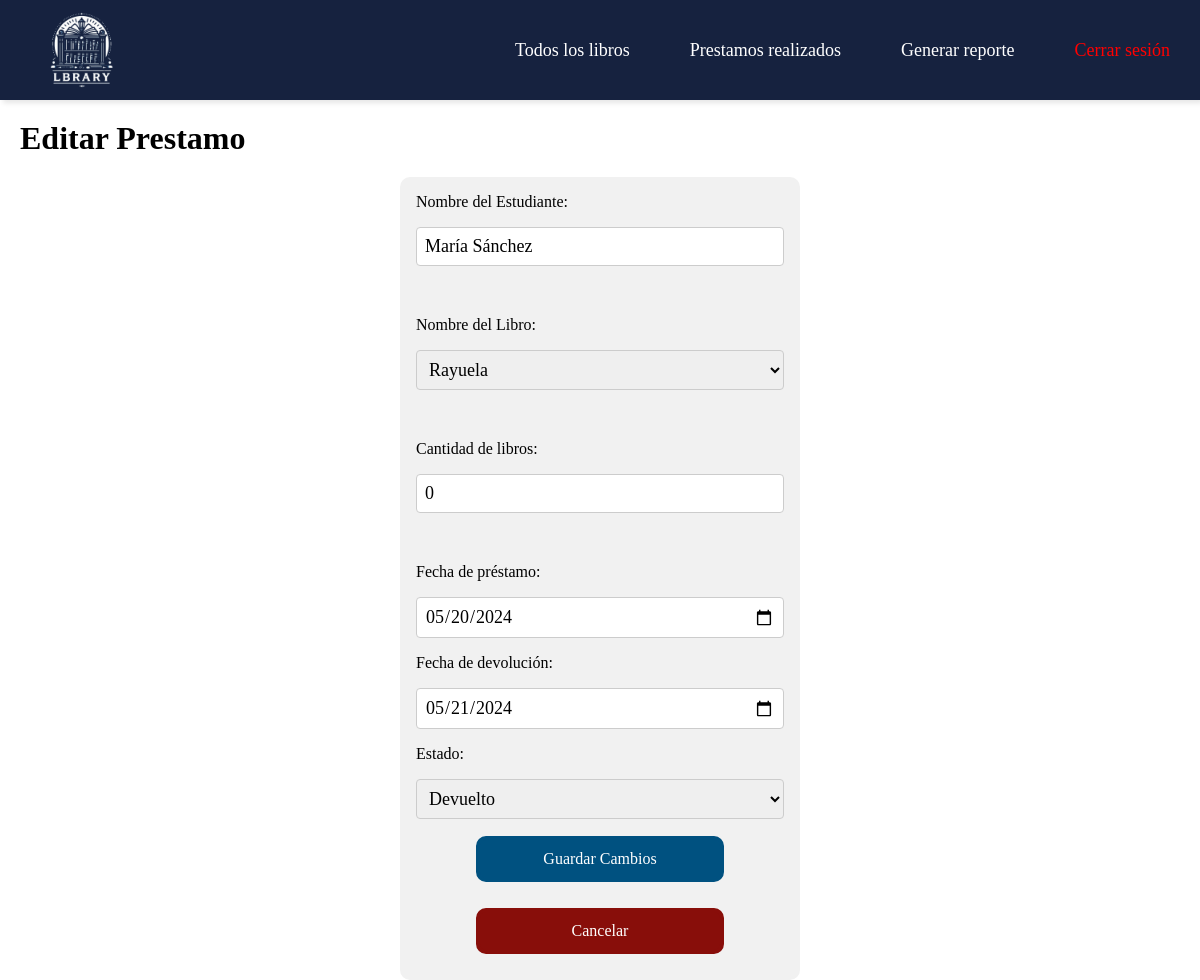
The app's page /paginas/editarPrestamo/3 (signed in) with its own data.
### tables this page shows
CREATE TABLE `prestamos` (
  `id` int(11) NOT NULL,
  `estudiante` varchar(50) NOT NULL,
  `libro` varchar(50) NOT NULL,
  `cantidad` int(11) NOT NULL,
  `fechaPrestamo` date NOT NULL,
  `fechaDevolucion` date NOT NULL,
  `estado` varchar(255) NOT NULL
);

### app/core/Core.php (called while the page is built, shortened)
<?php
    class Core{
        protected $metodoActual = 'index';
        public function __construct(){
            $url = $this->getUrl();
            if (!empty($url) && file_exists('../app/controladores/' . ucwords($url[0]) . '.php')){
                unset($url[0]);
            }
            $this->controladorActual = new $this->controladorActual;
            if (isset($url[1])){
                if (method_exists($this->controladorActual, $url[1])) {
                    $this->metodoActual = $url[1];
                    unset($url[1]);
                }
            }
            $this->parametros = $url ? array_values($url) : [];
            call_user_func_array([$this->controladorActual, $this->metodoActual], $this->parametros);
        }
        public function getUrl(){
            if (isset($_GET['url'])){
                $url = rtrim($_GET['url'], '/');
                $url = filter_var($url, FILTER_SANITIZE_URL);
                $url = explode('/', $url);
                return $url;
            }
        }
    }
?>

### public/index.php (called while the page is built, shortened)
<?php
    $iniciar = new Core;
?>

### app/core/Database.php (called while the page is built, shortened)
<?php
    class Database{
        private $host = DB_HOST;
        private $user = DB_USER;
        private $password = DB_PASSWORD;
        private $namebd = DB_NAME;
        private $dbh;
        private $stmt;
        public function __construct(){
            $dsn = 'mysql:host=' . $this->host . ';dbname=' . $this->namebd;
            $options = array(
                PDO::ATTR_PERSISTENT => true,
                PDO::ATTR_ERRMODE => PDO::ERRMODE_EXCEPTION
            );
            try {
                $this->dbh = new PDO($dsn, $this->user, $this->password, $options);
                $this->dbh->exec('set names utf8');
            } catch (PDOException $e) {
                $this->error = $e->getMessage();
            }
        }
        public function query($sql){
            $this->stmt = $this->dbh->prepare($sql);
        }
        public function bind($parametro, $valor, $tipo = null){
            if (is_null($tipo)){
                switch (true) {
                    default:
                        $tipo = PDO::PARAM_STR;
                    break;
                }
            }
            $this->stmt->bindValue($parametro, $valor, $tipo);
        }
        public function execute(){
            return $this->stmt->execute();
        }
        public function registros(){
            $this->execute();
            return $this->stmt->fetchAll(PDO::FETCH_OBJ);
        }
    }
?>

### app/modelos/Prestamo.php (called while the page is built, shortened)
<?php
    class Prestamo{
        private $db;
        public function __construct(){
            $this->db = new Database;
        }
        public function obtenerPrestamoId($id){
            $this->db->query("SELECT * from prestamos WHERE id = :id");
            $this->db->bind(':id', $id);
            $fila = $this->db->registros();
            return $fila;
        }
    }
?>

### app/vistas/paginas/editarPrestamo.php (the view, shortened to what this page needs)
<!DOCTYPE html>
<html lang="en">
<head>
    <link rel="stylesheet" type="text/css" href="<?php echo RUTA_URL; ?>/css/agregar.css">
</head>
<body>
    <?php require RUTA_APP . '/vistas/inc/header.php'; ?>
    <div>
        <h1 style="padding: 20px;">Editar Prestamo</h1>
        <form action="<?php echo RUTA_URL?>/paginas/editarPrestamo/<?php echo $datos['id']; ?>" method="POST" class="formulario" id="formularioPrestamo">
                <label for="estudiante">Nombre del Estudiante: </label>
                <input type="text" name="estudiante" value="<?php echo $datos['estudiante'];  ?>"><br>
                <label for="libro">Nombre del Libro: </label>
                <select name="libro" id="nombreLibro">
                    <option value="<?php echo $datos['libro'];  ?>"><?php echo $datos['libro'];?></option>
                </select><br>
                <label for="cantidad">Cantidad de libros: </label>
                <input type="number" name="cantidad" value="<?php echo $datos['cantidad'];?>"><br>
                <label for="fecha">Fecha de préstamo: </label>
                <input type="date" name="fechaPrestamo" id="fecha-prestamo-input" min="" value="<?php echo $datos['fechaPrestamo'];?>">
                <label for="fecha">Fecha de devolución: </label>
                <input type="date" name="fechaDevolucion" id="fecha-devolucion-input" min="" value="<?php echo $datos['fechaDevolucion'];?>">
                <label for="estado">Estado: </label>
                <select name="estado" class="estado">
                    <option value="<?php echo $datos['estado'];?>"><?php echo $datos['estado'];?></option>
                </select>
                <input type="submit" value="Guardar Cambios" class="boton-enivar" name="enviar">
                <a href="<?php echo RUTA_URL ?>/paginas/prestamos">Cancelar</a>
        </form>
    </div>
</body>
</html>

### public/css/agregar.css (style rules this page uses)
h1 { margin: auto; padding: 20px; }
.formulario { display: grid; grid-template-columns: 1fr; gap: 1rem; max-width: 400px; margin: 0 auto; padding: 1rem; background-color: #f1f1f1; border-radius: 10px; }
.formulario input[type="text"], .formulario input[type="number"], .formulario input[type="date"], .formulario select { width: 100%; padding: 8px; border: 1px solid #ccc; border-radius: 4px; font-size: large; }
.formulario input[type="submit"] { border-radius: 10px; background-color: rgb(0, 81, 128); color: #ffffff; padding: 10px 20px; font-size: 16px; border: none; cursor: pointer; float: right; margin: .5px 60px; margin-bottom: 10px; border: 4px solid rgb(0, 81, 128); transition: background-color .1s, color .1s; }
.formulario .estado { width: 100%; padding: 8px; border: 1px solid #ccc; border-radius: 4px; }
.formulario a { border-radius: 10px; background-color: rgb(136, 14, 10); color: #ffffff; padding: 10px 20px; font-size: 16px; border: none; cursor: pointer; float: right; margin: .5px 60px; margin-bottom: 10px; border: 4px solid rgb(136, 14, 10); transition: background-color .1s, color .1s; text-align: center; text-decoration: none; }

### public/css/header.css (style rules this page uses)
* { box-sizing: border-box; font-family: 'Goudy Old Style'; margin: 0; padding: 0; }

### records on screen
prestamos: estudiante "María Sánchez", libro "Rayuela", cantidad "0", fechaPrestamo "05/20/2024", fechaDevolucion "05/21/2024", estado "Devuelto"
